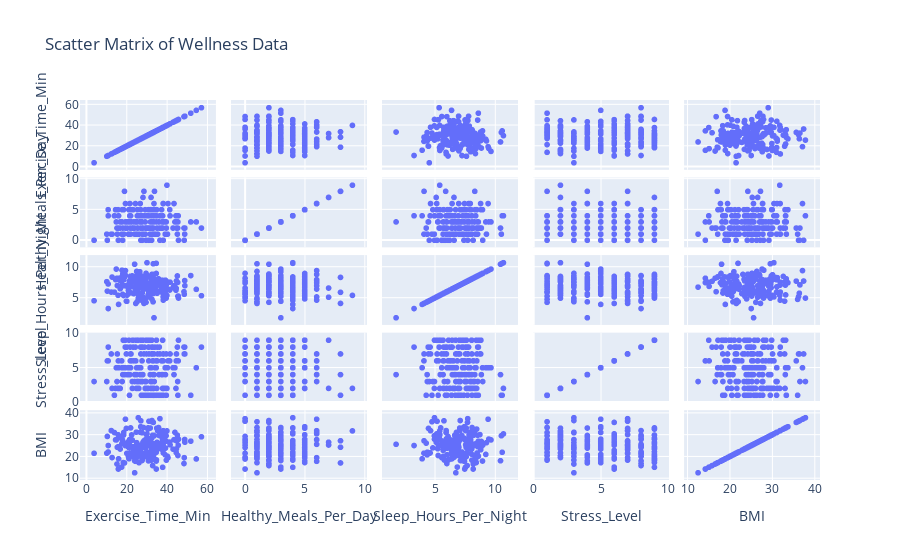

The cell this chart's notebook holds for it:
### Markdown cell above
Exploratory Data Analysis (EDA)

### Code cell
# Import visualization libraries
import seaborn as sns
import matplotlib.pyplot as plt
import plotly.express as px

# Summary statistics
print(data_numeric.describe())

# Distribution plots
plt.figure(figsize=(12, 10))
sns.pairplot(data_numeric)
plt.suptitle('Distribution of Health and Wellness Features', y=1.02)
plt.show()

# Scatter matrix using Plotly
fig = px.scatter_matrix(data, dimensions=numeric_cols, title='Scatter Matrix of Wellness Data')
fig.show()

### Figure 1 — Plotly figure (JSON) as saved in the notebook; plotly's stock layout.template omitted (floating-point values rounded to 4 significant figures; data arrays with more than 128 entries replaced by an {"elided": "..."} marker saying what was removed)
{"data": [{"dimensions": [{"axis": {"matches": true}, "label": "Exercise_Time_Min", "values": {"elided": "200 float values"}}, {"axis": {"matches": true}, "label": "Healthy_Meals_Per_Day", "values": {"elided": "200 int values"}}, {"axis": {"matches": true}, "label": "Sleep_Hours_Per_Night", "values": {"elided": "200 float values"}}, {"axis": {"matches": true}, "label": "Stress_Level", "values": {"elided": "200 int values"}}, {"axis": {"matches": true}, "label": "BMI", "values": {"elided": "200 float values"}}], "hovertemplate": "%{xaxis.title.text}=%{x}<br>%{yaxis.title.text}=%{y}<extra></extra>", "legendgroup": "", "marker": {"color": "#636efa", "symbol": "circle"}, "name": "", "showlegend": false, "type": "splom"}], "layout": {"dragmode": "select", "legend": {"tracegroupgap": 0}, "title": {"text": "Scatter Matrix of Wellness Data"}}}
